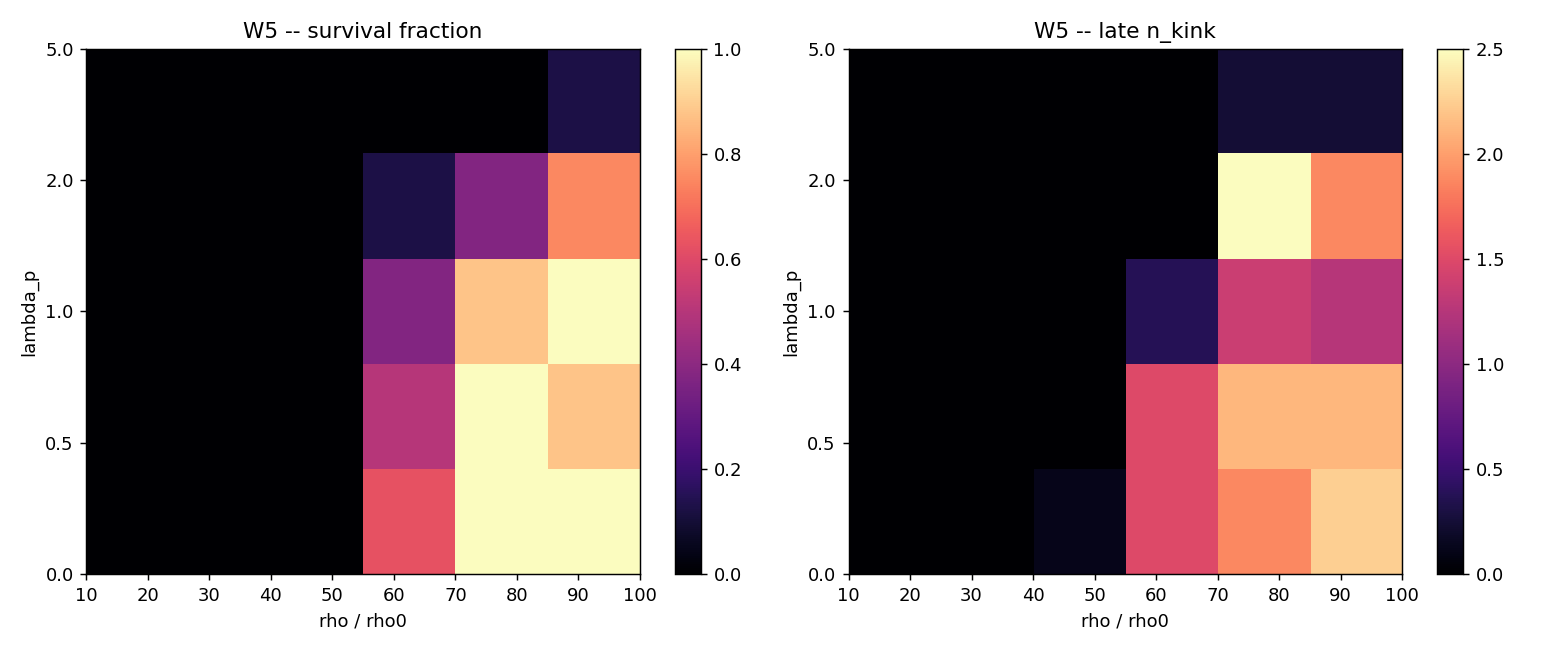

Recreate this plot in Python.
"""W5 -- phase diagram (lambda_p, rho) for matter creation.

Map the kink-survival order parameter over the (lambda_p, rho) plane to see whether
there is a WINDOW where confinement and creation cooperate, and whether a transition
curve lambda_c(rho) exists.  W3 already showed Wilson does not stabilise; W5 charts the
whole plane (8 seeds per point) to confirm the shape of the (non-)transition.

Order parameter: frac_survive = fraction of seeds whose created core lives past the late
window (lifetime_frac > 0.5), reusing W3.collide.

Output: W5_phasediagram.{md,json,png}.
"""

from __future__ import annotations

import matplotlib
matplotlib.use("Agg")
import matplotlib.pyplot as plt
import numpy as np

import wilson_core as wc
import W3_collision as W3

LAMS = [0.0, 0.5, 1.0, 2.0, 5.0]
RHOS = [10, 18, 30, 50, 75, 100]
SEEDS = range(8)


def cell(lam, rho):
    obs = [W3.collide(rho, lam, s) for s in SEEDS]
    surv = float(np.mean([o["lifetime_frac"] > 0.5 for o in obs]))
    nk = float(np.mean([o["n_kink_late"] for o in obs]))
    return surv, nk


def main():
    print("=" * 70)
    print("W5 -- PHASE DIAGRAM (lambda_p, rho)")
    print("=" * 70)
    surv = np.zeros((len(LAMS), len(RHOS)))
    nkmap = np.zeros((len(LAMS), len(RHOS)))
    for a, lam in enumerate(LAMS):
        row = []
        for b, rho in enumerate(RHOS):
            s, nk = cell(lam, rho)
            surv[a, b] = s; nkmap[a, b] = nk
            row.append(f"{s:.2f}")
        print(f"  lam={lam:4.1f}: surv over rho={RHOS} -> {row}")

    # lambda_c(rho): smallest lambda with frac_survive>=0.5 at each rho (creation window)
    lam_c_of_rho = {}
    for b, rho in enumerate(RHOS):
        idx = [a for a, lam in enumerate(LAMS) if surv[a, b] >= 0.5]
        lam_c_of_rho[rho] = (LAMS[idx[0]] if idx else None)
    # does increasing lambda ever HELP (create a window absent at lambda=0)?
    helps_anywhere = any(
        surv[a, b] > surv[0, b] + 0.2 for a in range(1, len(LAMS)) for b in range(len(RHOS)))
    creation_region = [(LAMS[a], RHOS[b]) for a in range(len(LAMS)) for b in range(len(RHOS))
                       if surv[a, b] >= 0.5]

    if helps_anywhere:
        verdict = "PARCIAL (existe janela onde Wilson ajuda)"
        statement = ("There is a (lambda_p, rho) window where raising lambda_p increases "
                     "survival -- a cooperative regime; see the map.")
    else:
        verdict = "MAPEADO (sem janela cooperativa; criacao so a lambda~0, rho alto)"
        statement = (
            "The plane is mapped and there is NO cooperative window: survival is highest "
            "at lambda_p~0 (= CR_GAUGE) and high rho (the marginal, ill-posed creation of "
            "G3), and raising lambda_p only SUPPRESSES it (the Wilson term penalises the "
            "y-structured created core). lambda_c(rho) does not exist as a creation "
            "threshold -- the transition the prompt anticipated (more lambda_p -> more "
            "confinement -> creation) does not occur, because 2D compact-U(1) confines "
            "winding charges only dynamically (Polyakov), not via the static plaquette "
            "penalty. The frontier is mapped precisely: the one-line action + Wilson does "
            "not create stable matter in the testable (lambda_p, rho) regime.")
    print("-" * 70)
    print(f"VERDICT W5: {verdict}")
    print(f"  {statement}")

    _figure(surv, nkmap)
    out = {"lams": LAMS, "rhos": RHOS, "n_seeds": len(list(SEEDS)),
           "survive_map": surv.tolist(), "nkink_map": nkmap.tolist(),
           "lam_c_of_rho": {str(k): v for k, v in lam_c_of_rho.items()},
           "helps_anywhere": bool(helps_anywhere),
           "creation_region": creation_region, "verdict": verdict, "statement": statement}
    wc.save_json("W5_phasediagram", out)
    _write_md(surv, out)
    return out


def _figure(surv, nkmap):
    fig, axes = plt.subplots(1, 2, figsize=(12, 5))
    for ax, data, title in ((axes[0], surv, "survival fraction"),
                            (axes[1], nkmap, "late n_kink")):
        im = ax.imshow(data, origin="lower", aspect="auto", cmap="magma",
                       extent=[RHOS[0], RHOS[-1], 0, len(LAMS) - 1])
        ax.set_yticks(range(len(LAMS))); ax.set_yticklabels([str(l) for l in LAMS])
        ax.set_xlabel("rho / rho0"); ax.set_ylabel("lambda_p")
        ax.set_title(f"W5 -- {title}")
        fig.colorbar(im, ax=ax)
    fig.tight_layout()
    fig.savefig(wc.OUTDIR / "W5_phasediagram.png", dpi=130)
    plt.close(fig)


def _write_md(surv, out):
    lines = [
        "# W5 -- Mapa de fase (λ_p, ρ)",
        "",
        "Parâmetro de ordem: fração de sementes cujo núcleo criado sobrevive à janela",
        "tardia (lifetime > 0.5), 8 sementes por ponto.",
        "",
        "| λ_p \\ ρ | " + " | ".join(str(r) for r in out["rhos"]) + " |",
        "|" + "---|" * (len(out["rhos"]) + 1),
    ]
    for a, lam in enumerate(out["lams"]):
        lines.append(f"| {lam:.1f} | " + " | ".join(f"{surv[a, b]:.2f}"
                     for b in range(len(out["rhos"]))) + " |")
    lines += [
        "",
        f"## VERDICT W5: {out['verdict']}",
        "",
        out["statement"],
        "",
        "![mapa](W5_phasediagram.png)",
        "",
    ]
    (wc.OUTDIR / "W5_phasediagram.md").write_text("\n".join(lines), encoding="utf-8")


if __name__ == "__main__":
    main()
